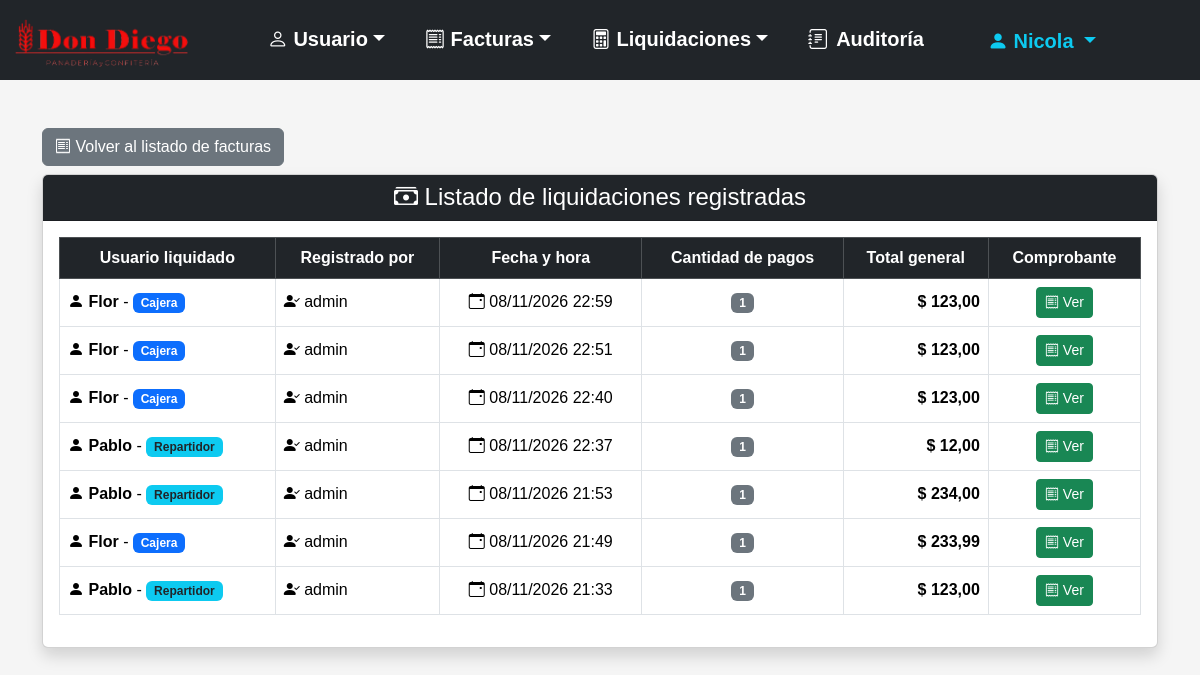
The page /Panaderia-v2/listar_liquidacion.php (signed in) on the database its author committed.
### tables this page shows
CREATE TABLE `usuario` (
  `id` smallint(5) UNSIGNED NOT NULL,
  `usuario` varchar(32) NOT NULL,
  `contrasenia` varchar(255) NOT NULL,
  `activo` tinyint(1) NOT NULL DEFAULT 1,
  `id_ROL` tinyint(3) UNSIGNED NOT NULL
);

CREATE TABLE `liquidacion` (
  `id` int(10) UNSIGNED NOT NULL,
  `id_usuario_liquidado` smallint(5) UNSIGNED NOT NULL,
  `id_usuario_registro` smallint(5) UNSIGNED NOT NULL,
  `fecha_hora` datetime NOT NULL DEFAULT current_timestamp(),
  `cantidad_pagos` int(10) UNSIGNED NOT NULL DEFAULT 0,
  `total_efectivo` decimal(12,2) NOT NULL DEFAULT 0.00,
  `total_transferencia` decimal(12,2) NOT NULL DEFAULT 0.00,
  `total_debito` decimal(12,2) NOT NULL DEFAULT 0.00,
  `total_credito` decimal(12,2) NOT NULL DEFAULT 0.00,
  `total_cheque` decimal(12,2) NOT NULL DEFAULT 0.00,
  `total_general` decimal(12,2) NOT NULL DEFAULT 0.00
);

CREATE TABLE `rol` (
  `id` tinyint(3) UNSIGNED NOT NULL,
  `nombre` varchar(20) NOT NULL
);

### Panaderia-v2/permisos.php (called while the page is built, shortened)
<?php
function obtenerRolUsuario(PDO $conexion, $idUsuario): ?string
{
    static $roles = [];
    $idUsuario = (int)$idUsuario;
    if (!array_key_exists($idUsuario, $roles)) {
        $stmt = $conexion->prepare(
            "SELECT LOWER(TRIM(r.nombre))
             FROM usuario u
             INNER JOIN rol r ON r.id = u.id_ROL
             WHERE u.id = ? AND u.activo = 1"
        );
        $stmt->execute([$idUsuario]);
        $rol = $stmt->fetchColumn();
        $roles[$idUsuario] = $rol === false ? null : $rol;
    }
    return $roles[$idUsuario];
}
function usuarioPuedeAdministrar(PDO $conexion, $idUsuario): bool
{
    $rol = obtenerRolUsuario($conexion, $idUsuario);
    return $rol !== null && !in_array($rol, ["repartidor", "cajero", "cajera"], true);
}

### Panaderia-v2/listar_liquidacion.php (the view, shortened to what this page needs)
<?php
require_once "conexion.php";
function esc($valor) {
    return htmlspecialchars((string)$valor, ENT_QUOTES, "UTF-8");
}
function pesos($valor) {
    return "$ " . number_format((float)$valor, 2, ",", ".");
}
$error = "";
$liquidaciones = [];
try {
    $sql = "SELECT l.id, l.fecha_hora, l.cantidad_pagos, l.total_general,
            ul.usuario AS usuario_liquidado,
            r.nombre AS rol_liquidado,
            ur.usuario AS usuario_registro
            FROM liquidacion l
            INNER JOIN usuario ul ON ul.id = l.id_usuario_liquidado
            INNER JOIN rol r ON r.id = ul.id_ROL
            INNER JOIN usuario ur ON ur.id = l.id_usuario_registro
            ORDER BY l.fecha_hora DESC, l.id DESC";
    $consulta = $conexion->query($sql);
    $liquidaciones = $consulta->fetchAll(PDO::FETCH_ASSOC);
} catch (PDOException $e) {
    $error = "No se pudieron cargar las liquidaciones.";
}
?>
<!DOCTYPE html>
<html lang="es">
<head>
    <link rel="stylesheet" href="css/bootstrap-5.3.8/css/bootstrap.min.css">
    <link rel="stylesheet" href="imagenes/bootstrap-icons-1.13.1/bootstrap-icons.min.css">
    <link rel="stylesheet" href="css/estilo.css">
</head>
<body>
    <?php require_once "menu.php"; ?>
    <div class="container mt-5">
        <div class="mt-4 mb-2">
            <a href="index.php" class="btn btn-secondary">
                <i class="bi bi-receipt"></i>
                Volver al listado de facturas
            </a>
        </div>
        <div class="card shadow mb-5">
            <div class="card-header bg-dark text-white text-center">
                <h4 class="mb-0">
                    <i class="bi bi-cash-stack"></i>
                    Listado de liquidaciones registradas
                </h4>
            </div>
            <div class="card-body">
                <?php if ($error !== ""): ?>
                    <div class="alert alert-danger text-center">
                        <i class="bi bi-exclamation-triangle-fill"></i>
                        <?= esc($error) ?>
                    </div>
                <?php elseif (count($liquidaciones) > 0): ?>
                    <div class="table-responsive">
                        <table class="table table-bordered table-hover align-middle">
                            <thead class="table-dark text-center">
                                <tr>
                                    <th>Usuario liquidado</th>
                                    <th>Registrado por</th>
                                    <th>Fecha y hora</th>
                                    <th>Cantidad de pagos</th>
                                    <th>Total general</th>
                                    <th>Comprobante</th>
                                </tr>
                            </thead>
                            <tbody>
                                <?php foreach ($liquidaciones as $liquidacion): ?>
                                    <?php
                                    $rol = strtolower(trim($liquidacion["rol_liquidado"]));
                                    if ($rol === "repartidor") {
                                        $enlace = "liquidacion_confirmada.php?id_liquidacion="
                                                . urlencode($liquidacion["id"]);
                                    } elseif ($rol === "cajero" || $rol === "cajera") {
                                        $enlace = "liquidacion_confirmada_cajero.php?id_liquidacion="
                                                . urlencode($liquidacion["id"]);
                                    } else {
                                        $enlace = "";
                                    }
                                    ?>
                                    <tr>
                                        <td>
                                            <i class="bi bi-person-fill"></i>
                                            <strong><?= esc($liquidacion["usuario_liquidado"]) ?></strong>
                                            -
                                            <span class="badge
                                                <?php
                                                if ($rol === "cajero" || $rol === "cajera") {
                                                    echo "bg-primary";
                                                } elseif ($rol === "repartidor") {
                                                    echo "bg-info text-dark";
                                                } else {
                                                    echo "bg-secondary";
                                                }
                                                ?>">
                                                <?= esc($liquidacion["rol_liquidado"]) ?>
                                            </span>
                                        </td>
                                        <td>
                                            <i class="bi bi-person-check-fill"></i>
                                            <?= esc($liquidacion["usuario_registro"]) ?>
                                        </td>
                                        <td class="text-center text-nowrap">
                                            <i class="bi bi-calendar-event"></i>
                                            <?php
                                            $fecha = new DateTime($liquidacion["fecha_hora"]);
                                            echo esc($fecha->format("d/m/Y H:i"));
                                            ?>
                                        </td>
                                        <td class="text-center">
                                            <span class="badge bg-secondary">
                                                <?= (int)$liquidacion["cantidad_pagos"] ?>
                                            </span>
                                        </td>
                                        <td class="text-end text-nowrap fw-bold">
                                            <?= pesos($liquidacion["total_general"]) ?>
                                        </td>
                                        <td class="text-center">
                                            <?php if ($enlace !== ""): ?>
                                                <a href="<?= esc($enlace) ?>"
                                                   class="btn btn-success btn-sm"
                                                   title="Ver comprobante">
                                                   <i class="bi bi-receipt"></i>
                                                    Ver
                                                </a>
                                            <?php else: ?>
                                                <span class="text-muted">
                                                    No disponible
                                                </span>
                                            <?php endif; ?>
                                        </td>
                                    </tr>
                                <?php endforeach; ?>
                            </tbody>
                        </table>
                    </div>
                <?php endif; ?>
            </div>
        </div>
    </div>
</body>
</html>

### Panaderia-v2/menu.php (shortened to what this page needs)
<?php
$usuarioPuedeAdministrar = false;
$usuarioEsCajero = false;
$usuarioEsRepartidor = false;
if (isset($_SESSION["id_usuario"])) {
    require_once "permisos.php";
    $rolUsuario = obtenerRolUsuario($conexion, $_SESSION["id_usuario"]);
    $usuarioPuedeAdministrar = usuarioPuedeAdministrar($conexion, $_SESSION["id_usuario"]);
    $usuarioEsCajero = in_array($rolUsuario, ["cajero", "cajera"], true);
    $usuarioEsRepartidor = $rolUsuario === "repartidor";
    $sqlUsuario = "SELECT usuario FROM usuario WHERE id = ?";
    $stmtUsuario = $conexion->prepare($sqlUsuario);
    $stmtUsuario->execute([$_SESSION["id_usuario"]]);
    $usuarioLogueado = $stmtUsuario->fetch(PDO::FETCH_ASSOC);
}
?>
<nav class="navbar navbar-expand-lg navbar-dark bg-dark">
    <div class="container-fluid">
        <a class="navbar-brand flex-grow-1" href="https://www.dondiegouy.com/"><img src="imagenes/logo.png" alt="Panaderia" class="d-inline-block align-text-top logo-menu"></a>
        <div class="offcanvas offcanvas-end text-bg-dark" tabindex="-1" id="menuNavegacion" aria-labelledby="menuNavegacionLabel">
            <div class="offcanvas-body justify-content-center">
                <ul class="navbar-nav flex-grow-1 pe-3 gap-4 fs-5">
                    <?php if (!$usuarioEsCajero && !$usuarioEsRepartidor): ?>
                        <li class="nav-item dropdown nav-underline">
                            <a class="nav-link dropdown-toggle fw-bold" href="#" role="button" data-bs-toggle="dropdown" aria-expanded="false"><i class="bi bi-person"></i> Usuario</a>
                        </li>
                    <?php endif; ?>
                    <li class="nav-item dropdown nav-underline">
                        <a class="nav-link dropdown-toggle fw-bold" href="#" role="button" data-bs-toggle="dropdown" aria-expanded="false"><i class="bi bi-receipt"></i> Facturas</a>
                    </li>
                    <li class="nav-item dropdown nav-underline">
                        <a class="nav-link dropdown-toggle fw-bold" href="#" role="button" data-bs-toggle="dropdown" aria-expanded="false"><i class="bi bi-calculator"></i> Liquidaciones</a>
                    </li>
                    <?php if ($usuarioPuedeAdministrar): ?>
                        <li class="nav-item nav-underline">
                            <a class="nav-link fw-bold d-inline-flex text-nowrap" href="auditoria.php"><i class="bi bi-journal-text me-2"></i> Auditoría</a>
                        </li>
                    <?php endif; ?>
                    <li class="nav-item dropdown mt-auto pe-3 fs-5 d-xxl-none">
                       <a class="nav-link dropdown-toggle fw-bold usuario-menu" href="#" role="button" data-bs-toggle="dropdown" aria-expanded="false">
                            <i class="bi bi-person-fill"></i>
                            <?= htmlspecialchars($usuarioLogueado["usuario"]) ?>
                        </a>
                    </li>
                </ul>
            </div>
        </div>
    </div>
</nav>

### Panaderia-v2/css/estilo.css (style rules this page uses)
body { font-family: Arial, sans-serif; background: #f5f5f5; margin: 0; padding: 0; width: 100%; max-width: 100%; overflow-x: hidden; }
.navbar .nav-link, .navbar .navbar-brand { color: white !important; }
.navbar .usuario-menu { color: #0dcaf0 !important; }
.navbar { width: 100%; max-width: 100%; margin: 0; padding-left: 0; padding-right: 0; }
.navbar .container-fluid { width: 100%; max-width: 100%; margin: 0; padding-left: 12px; padding-right: 12px; }
.logo-menu { width: 180px; height: 50px; object-fit: contain; }

### rows shown on the page
usuario: usuario "Nicola"
liquidacion: id_usuario_liquidado.usuario "Flor", rol.nombre "Cajera", id_usuario_registro.usuario "admin", fecha_hora "08/11/2026 22:59", cantidad_pagos "1", total_general "$ 123,00"
liquidacion: id_usuario_liquidado.usuario "Flor", rol.nombre "Cajera", id_usuario_registro.usuario "admin", fecha_hora "08/11/2026 22:51", cantidad_pagos "1", total_general "$ 123,00"
liquidacion: id_usuario_liquidado.usuario "Flor", rol.nombre "Cajera", id_usuario_registro.usuario "admin", fecha_hora "08/11/2026 22:40", cantidad_pagos "1", total_general "$ 123,00"
liquidacion: id_usuario_liquidado.usuario "Pablo", rol.nombre "Repartidor", id_usuario_registro.usuario "admin", fecha_hora "08/11/2026 22:37", cantidad_pagos "1", total_general "$ 12,00"
liquidacion: id_usuario_liquidado.usuario "Pablo", rol.nombre "Repartidor", id_usuario_registro.usuario "admin", fecha_hora "08/11/2026 21:53", cantidad_pagos "1", total_general "$ 234,00"
liquidacion: id_usuario_liquidado.usuario "Flor", rol.nombre "Cajera", id_usuario_registro.usuario "admin", fecha_hora "08/11/2026 21:49", cantidad_pagos "1", total_general "$ 233,99"
liquidacion: id_usuario_liquidado.usuario "Pablo", rol.nombre "Repartidor", id_usuario_registro.usuario "admin", fecha_hora "08/11/2026 21:33", cantidad_pagos "1", total_general "$ 123,00"
